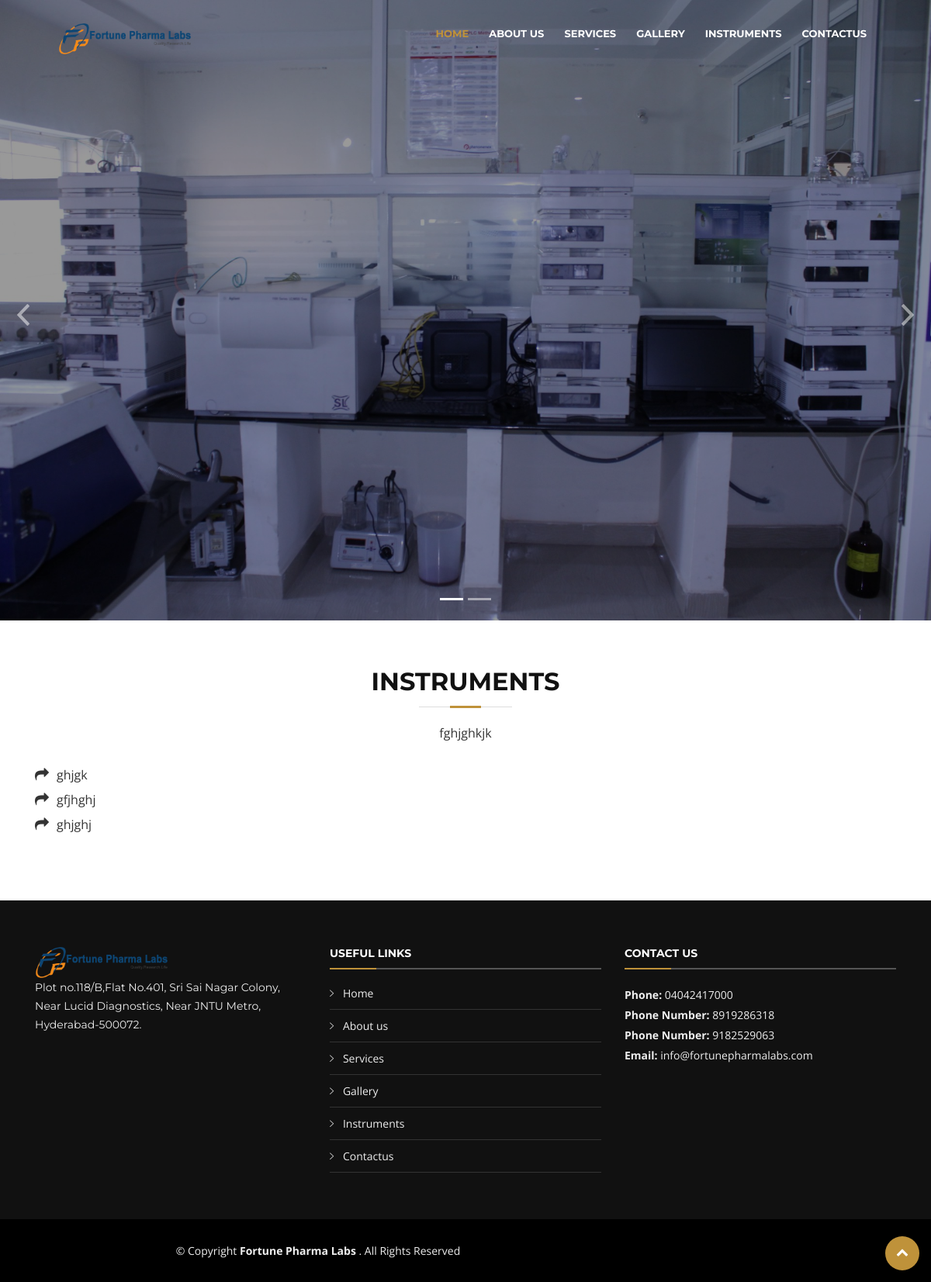
The page /index.php/home/instrument on the database its author committed.
### tables this page shows
CREATE TABLE `logo` (
  `id` int(11) NOT NULL AUTO_INCREMENT,
  `image` varchar(250) DEFAULT NULL,
  `keywords` text,
  `description` longtext,
  `org_image` varchar(250) DEFAULT NULL,
  `favicon` varchar(250) DEFAULT NULL,
  `status` int(11) DEFAULT '1',
  `title` text,
  `create_at` datetime DEFAULT NULL,
  `update_at` datetime DEFAULT NULL,
  `create_by` int(11) DEFAULT NULL,
  `homepage_preview` int(11) DEFAULT '1',
  PRIMARY KEY (`id`)
);

CREATE TABLE `slider` (
  `s_id` int(11) NOT NULL AUTO_INCREMENT,
  `text` text,
  `image` varchar(250) DEFAULT NULL,
  `org_image` varchar(250) DEFAULT NULL,
  `status` int(11) DEFAULT '1',
  `created_at` datetime DEFAULT NULL,
  `updated_at` datetime DEFAULT NULL,
  `created_by` int(11) DEFAULT NULL,
  `homepage_preview` int(11) DEFAULT '0',
  PRIMARY KEY (`s_id`)
);

CREATE TABLE `instruments` (
  `i_id` int(11) NOT NULL AUTO_INCREMENT,
  `title` text,
  `paragraph` longtext,
  `status` int(11) DEFAULT '0',
  `created_at` datetime DEFAULT NULL,
  `updated_at` datetime DEFAULT NULL,
  `created_by` int(11) DEFAULT NULL,
  `homepage_preview` int(11) DEFAULT '0',
  PRIMARY KEY (`i_id`)
);

CREATE TABLE `instruments_data` (
  `i_d_id` int(11) NOT NULL AUTO_INCREMENT,
  `i_id` int(12) DEFAULT NULL,
  `description` longtext,
  `status` int(11) DEFAULT NULL,
  `created_at` datetime DEFAULT NULL,
  `updated_at` datetime DEFAULT NULL,
  `created_by` int(11) DEFAULT NULL,
  PRIMARY KEY (`i_d_id`)
);

CREATE TABLE `contactform` (
  `c_id` int(11) NOT NULL AUTO_INCREMENT,
  `contact_email` varchar(250) DEFAULT NULL,
  `email` varchar(250) DEFAULT NULL,
  `phone` varchar(250) DEFAULT NULL,
  `phone_number` varchar(250) DEFAULT NULL,
  `phone_no` varchar(250) DEFAULT NULL,
  `address` text,
  `twitter_link` text,
  `facebook_link` text,
  `instagram_link` text,
  `google_plus` text,
  `linkedIn_link` text,
  `updated_at` datetime DEFAULT NULL,
  `homepage_preview` int(11) DEFAULT '0',
  PRIMARY KEY (`c_id`)
);

### application/controllers/Home.php (called while the page is built, shortened)
<?php
class Home extends CI_Controller {
		public function __construct()
		{
		$this->load->helper(array('form', 'url'));
		$this->load->library('form_validation');
		$this->load->library('session');
		$this->load->library('email');
		$this->load->library('user_agent');
		$this->load->helper('directory');
		$this->load->helper('cookie');
		$this->load->helper('security');
		$this->load->model('Users_model');
	    $this->load->model('Home_model');
		}
	public function instrument(){
				$data['logo_details']=$this->Users_model->get_logo_details();
				$data['slider_details']=$this->Users_model->get_slider_details();
				$data['instrument_details']=$this->Users_model->get_instrument_details();
				$data['contactus_details']=$this->Users_model->get_contactus_details();
				$this->load->view('html/instrument',$data);
	}
}

### index.php (called while the page is built, shortened)
<?php
require_once BASEPATH.'core/CodeIgniter.php';

### application/models/Users_model.php (called while the page is built, shortened)
<?php if ( ! defined('BASEPATH')) exit('No direct script access allowed');
class Users_model extends CI_Model
{
	public  function get_logo_details(){
		$this->db->select('*')->from('logo');
		$this->db->where('status',1);
		return $this->db->get()->row_array();
	}public  function get_slider_details(){
		$this->db->select('s_id,text,image')->from('slider');
		$this->db->where('status',1);
		return $this->db->get()->result_array();
	}public  function get_aboutus_details(){
		$this->db->select('*')->from('aboutus');
		$this->db->where('status',1);
		return $this->db->get()->row_array();
	}
	public  function get_gallery_details(){
		$this->db->select('*')->from('gallery');
		$this->db->where('status',1);
		return $this->db->get()->result_array();
	}public  function get_testimonials_details(){
		$this->db->select('*')->from('testimonial');
		$this->db->where('status',1);
		return $this->db->get()->result_array();
	}public  function get_contactus_details(){
		$this->db->select('*')->from('contactform');
		return $this->db->get()->row_array();
	}
	public  function get_instrument_details(){
		$this->db->select('*')->from('instruments');
		$this->db->where('status',1);
		$return=$this->db->get()->result_array();
  foreach($return as $list){
   $lists=$this->get_instument_data_list($list['i_id']);
   $data[$list['i_id']]=$list;
   $data[$list['i_id']]['instrument_list']=$lists;
  }
  if(!empty($data)){
   return $data;
  }
 }
	public function get_instument_data_list($id){
	 $this->db->select('instruments_data.*')->from('instruments_data');
     $this->db->where('instruments_data.i_id',$id);
	 return $this->db->get()->result_array();
	}
}

### application/views/html/instrument.php (the view, shortened to what this page needs)
<!DOCTYPE html>
<html lang="en">
<head>
    <link href="<?php echo base_url(); ?>assets/vendor/lib/bootstrap/css/bootstrap.min.css" rel="stylesheet">
    <link href="<?php echo base_url(); ?>assets/vendor/lib/font-awesome/css/font-awesome.min.css" rel="stylesheet">
    <link href="<?php echo base_url(); ?>assets/vendor/lib/animate/animate.min.css" rel="stylesheet">
    <link href="<?php echo base_url(); ?>assets/vendor/lib/ionicons/css/ionicons.min.css" rel="stylesheet">
    <link href="<?php echo base_url(); ?>assets/vendor/lib/owlcarousel/assets/owl.carousel.min.css" rel="stylesheet">
    <link href="<?php echo base_url(); ?>assets/vendor/lib/lightbox/css/lightbox.min.css" rel="stylesheet">
    <link href="<?php echo base_url(); ?>assets/vendor/css/style.css" rel="stylesheet">
</head>
<body>
    <header id="header" class="">
        <div class="container-fluid">
            <div id="logo" class="pull-left logo-header">
                <?php if($logo_details['image']==''){ ?>
                <img src="<?php echo base_url(); ?>assets/vendor/img/logo.png" alt="logo" height="70px">
                <?php }else{ ?>
                <img src="<?php echo base_url('assets/logo/'.$logo_details['image']); ?>" alt="logo" height="70px">
                <?php } ?>
            </div>
            <nav id="nav-menu-container">
                <ul class="nav-menu">
                    <li class="menu-active"><a href="<?php echo base_url('home'); ?>">Home</a></li>
                    <li><a href="<?php echo base_url('home/aboutus'); ?>">About Us</a></li>
                    <li><a href="<?php echo base_url('home/services'); ?>">Services</a></li>
					<li><a href="<?php echo base_url('home/gallery'); ?>">Gallery</a></li>
                    <li><a href="<?php echo base_url('home/instrument'); ?>">Instruments</a></li>
                     <li><a href="<?php echo base_url('home/contactus'); ?>">Contactus</a></li>
                </ul>
            </nav>
        </div>
    </header>
    <form action="<?php echo base_url('preview/okpost'); ?>" method="post">
        <?php if(isset($slider_details) && count($slider_details)>0){ ?>
        <section id="intro">
            <div class="intro-container">
                <div id="introCarousel" class="carousel  slide carousel-fade" data-ride="carousel">
                    <ol class="carousel-indicators"></ol>
                    <div class="carousel-inner" role="listbox">
                        <?php $cnt=1;foreach($slider_details as $list){ ?>
                        <?php if($cnt==1){ ?>
                        <div class="carousel-item active">
                            <div class="carousel-container">
                            </div>
                        </div>
                        <?php } ?>
                        <?php $cnt++;} ?>
                        <a class="carousel-control-prev" href="#introCarousel" role="button" data-slide="prev">
                            <span class="carousel-control-prev-icon ion-chevron-left" aria-hidden="true"></span>
                        </a>
                        <a class="carousel-control-next" href="#introCarousel" role="button" data-slide="next">
                            <span class="carousel-control-next-icon ion-chevron-right" aria-hidden="true"></span>
                        </a>
                    </div>
                </div>
            </div>
        </section>
        <?php } ?>
        <main id="main">
           <?php if(isset($instrument_details) && count($instrument_details)>0){ ?>
            <section id="I-list">
                <div class="container">
                    <header class="section-header wow fadeInUp">
					<?php foreach($instrument_details as $list){ ?>
                        <h3> <?php echo isset($list['title'])?$list['title']:''; ?></h3>
                        <p><?php echo isset($list['paragraph'])?$list['paragraph']:''; ?></p>
					<?php }?>
                    </header>
                    <div class="row section-body">
                        <div class="col-lg-12 col-md-12 box wow bounceInUp" data-wow-duration="1.4s">
                            <ul>
							<?php foreach($instrument_details as $list){ ?>
							<?php foreach($list['instrument_list'] as $li){ ?>
                                <li><?php echo isset($li['description'])?$li['description']:''; ?></li>
                               <?php }?>
							   <?php } ?>
                            </ul>
                        </div>
                    </div>
                </div>
            </section>
             <?php } ?>
        </main>
        <footer id="footer">
            <div class="footer-top">
                <div class="container">
                    <div class="row">
                        <div class="col-lg-4  footer-info">
                            <div id="logo" class="pull-left logo-header">
                                <?php if($logo_details['image']==''){ ?>
                <img src="<?php echo base_url(); ?>assets/vendor/img/logo.png" alt="logo" height="70px">
                <?php }else{ ?>
                <img src="<?php echo base_url('assets/logo/'.$logo_details['image']); ?>" alt="logo" height="70px">
                <?php } ?>
                                <p>
                                    <?php echo isset($contactus_details['address'])?$contactus_details['address']:''; ?>
                                </p>
                            </div>
                        </div>
                        <div class="col-lg-4 footer-links">
                            <h4>Useful Links</h4>
                            <ul>
                                <li><i class="ion-ios-arrow-right"></i> <a href="<?php echo base_url('home'); ?>">Home</a></li>
                                <li><i class="ion-ios-arrow-right"></i> <a href="<?php echo base_url('home/aboutus'); ?>">About us</a></li>
                                <li><i class="ion-ios-arrow-right"></i> <a href="<?php echo base_url('home/services'); ?>">Services</a></li>
                                <li><i class="ion-ios-arrow-right"></i> <a href="<?php echo base_url('home/gallery'); ?>">Gallery</a></li>
                                <li><i class="ion-ios-arrow-right"></i> <a href="<?php echo base_url('home/instrument'); ?>">Instruments</a></li>
                                <li><i class="ion-ios-arrow-right"></i> <a href="<?php echo base_url('home/contactus'); ?>">Contactus</a></li>
                            </ul>
                        </div>
                        <div class="col-lg-4 footer-contact">
                            <h4>Contact Us</h4>
                            <p>
                                <strong>Phone:</strong>
                                <?php echo isset($contactus_details['phone'])?$contactus_details['phone']:''; ?><br>
                                <strong>Phone Number:</strong>
                                <?php echo isset($contactus_details['phone_number'])?$contactus_details['phone_number']:''; ?><br>
								<strong>Phone Number:</strong>
                                <?php echo isset($contactus_details['phone_no'])?$contactus_details['phone_no']:''; ?><br>
								<strong>Email:</strong>
                                <?php echo isset($contactus_details['email'])?$contactus_details['email']:''; ?><br>
                            </p>
                        </div>
                    </div>
                </div>
            </div>
            <div class="container">
                <div class="row">
                    <div class="col-md-8">
                        <div class="copyright">
                            &copy; Copyright <strong>
                                <?php echo isset($logo_details['title'])?$logo_details['title']:'Pracha Multi'; ?></strong>. All Rights Reserved
                        </div>
                    </div>
                </div>
            </div>
        </footer>
    </form>
    <a href="#" class="back-to-top"><i class="fa fa-chevron-up"></i></a>
</body>
</html>

### rows shown on the page
logo: image (picture), title "Fortune Pharma Labs"
instruments: title "INSTRUMENTS", paragraph "fghjghkjk"
instruments_data: description "ghjgk"
instruments_data: description "gfjhghj"
instruments_data: description "ghjghj"
contactform: address "Plot no.118/B,Flat No.401, Sri Sai Nagar Colony, Near Lucid Diagnostics, Near JNTU Metro, Hyderabad-500072.", phone "04042417000", phone_number "8919286318", phone_no "9182529063", email "info@fortunepharmalabs.com"
